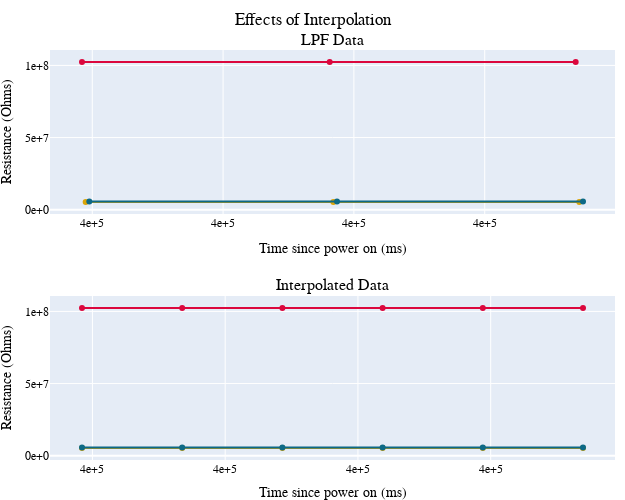

Notebook cell for this chart:
### Code cell
colors_reg = ["#DB073D", "#DBA507", "#0D6986"]
fig = make_subplots(rows=2, cols=1,
                    # shared_yaxes=True,
                    vertical_spacing=0.2,
                    subplot_titles=("LPF Data",
                                    "Interpolated Data"))
matrix = 0
sensor = 0
num_samples = 3
time_offset = 20
time_offset_end = time_offset + num_samples
starts = []
ends = []
for heater_idx in range(3):
    heater_data = sensor_data[f"mat_{matrix}"][sensor][heater_idx]
    time_arr = heater_data["Time Since PowerOn"].values[time_offset:time_offset_end]
    starts.append(time_arr[0])
    ends.append(time_arr[-1])
    fig.add_trace(go.Scatter(x=time_arr,
                             y=heater_data["Filtered"].values[time_offset:time_offset_end],
                             mode="lines+markers",
                             marker_color=colors_reg[heater_idx],
                             name=f"H.S. {heater_idx}",
                             showlegend=False,
                             legendgroup=f"H.S. {heater_idx}"),
                  row=1, col=1)

start = min(starts)
end = min(ends)
num_samples = 6
time_arr = np.linspace(start, end, num_samples)
for heater_idx in range(3):
    heater_data = sensor_data[f"mat_{matrix}"][sensor][heater_idx]
    interp_resistance = interp_funcs[f"mat_{
        matrix}"][sensor][heater_idx](time_arr)
    fig.add_trace(go.Scatter(x=time_arr,
                             y=interp_resistance,
                             mode="lines+markers",
                             marker_color=colors_reg[heater_idx],
                             name=f"H.S. {heater_idx}",
                             showlegend=False,
                             legendgroup=f"H.S. {heater_idx}"),
                  row=2, col=1)

fig.update_yaxes(title_text="Resistance (Ohms)", row=1,
                 col=1, tickformat=".0e")
fig.update_yaxes(title_text="Resistance (Ohms)", row=2,
                 col=1, tickformat=".0e")

fig.update_xaxes(title_text="Time since power on (ms)",
                 row=1, col=1, tickformat=".0e")
fig.update_xaxes(title_text="Time since power on (ms)",
                 row=2, col=1, tickformat=".0e")

fig.update_layout(height=500, width=625,
                  title_x=0.5,
                  font_family="Times New Roman",
                  font_color="black",
                  title_font_family="Times New Roman",
                  title=dict(text="Effects of Interpolation"),
                  margin=dict(t=50, r=10, b=0, l=0))
fig.write_image(f"figures/interp.svg")
fig.show()

### Figure 1 — Plotly figure (JSON) as saved in the notebook; plotly's stock layout.template omitted (floating-point values rounded to 4 significant figures)
{"data": [{"legendgroup": "H.S. 0", "marker": {"color": "#DB073D"}, "mode": "lines+markers", "name": "H.S. 0", "showlegend": false, "type": "scatter", "x": [389214, 408150, 426954], "xaxis": "x", "y": [102400000.0, 102400000.0, 102400000.0], "yaxis": "y"}, {"legendgroup": "H.S. 1", "marker": {"color": "#DBA507"}, "mode": "lines+markers", "name": "H.S. 1", "showlegend": false, "type": "scatter", "x": [389494, 408430, 427234], "xaxis": "x", "y": [5299000.0, 5323000.0, 5345000.0], "yaxis": "y"}, {"legendgroup": "H.S. 2", "marker": {"color": "#0D6986"}, "mode": "lines+markers", "name": "H.S. 2", "showlegend": false, "type": "scatter", "x": [389774, 408709, 427514], "xaxis": "x", "y": [5647000.0, 5653000.0, 5666000.0], "yaxis": "y"}, {"legendgroup": "H.S. 0", "marker": {"color": "#DB073D"}, "mode": "lines+markers", "name": "H.S. 0", "showlegend": false, "type": "scatter", "x": [389214, 396762, 404310, 411858, 419406, 426954], "xaxis": "x2", "y": [102400000.0, 102400000.0, 102400000.0, 102400000.0, 102400000.0, 102400000.0], "yaxis": "y2"}, {"legendgroup": "H.S. 1", "marker": {"color": "#DBA507"}, "mode": "lines+markers", "name": "H.S. 1", "showlegend": false, "type": "scatter", "x": [389214, 396762, 404310, 411858, 419406, 426954], "xaxis": "x2", "y": [5298000.0, 5308000.0, 5318000.0, 5327000.0, 5336000.0, 5344000.0], "yaxis": "y2"}, {"legendgroup": "H.S. 2", "marker": {"color": "#0D6986"}, "mode": "lines+markers", "name": "H.S. 2", "showlegend": false, "type": "scatter", "x": [389214, 396762, 404310, 411858, 419406, 426954], "xaxis": "x2", "y": [5647000.0, 5650000.0, 5652000.0, 5655000.0, 5660000.0, 5666000.0], "yaxis": "y2"}], "layout": {"annotations": [{"font": {"size": 16}, "showarrow": false, "text": "LPF Data", "x": 0.5, "xanchor": "center", "xref": "paper", "y": 1, "yanchor": "bottom", "yref": "paper"}, {"font": {"size": 16}, "showarrow": false, "text": "Interpolated Data", "x": 0.5, "xanchor": "center", "xref": "paper", "y": 0.4, "yanchor": "bottom", "yref": "paper"}], "font": {"color": "black", "family": "Times New Roman"}, "height": 500, "margin": {"b": 0, "l": 0, "r": 10, "t": 50}, "title": {"font": {"family": "Times New Roman"}, "text": "Effects of Interpolation", "x": 0.5}, "width": 625, "xaxis": {"anchor": "y", "domain": [0, 1], "tickformat": ".0e", "title": {"text": "Time since power on (ms)"}}, "xaxis2": {"anchor": "y2", "domain": [0, 1], "tickformat": ".0e", "title": {"text": "Time since power on (ms)"}}, "yaxis": {"anchor": "x", "domain": [0.6, 1], "tickformat": ".0e", "title": {"text": "Resistance (Ohms)"}}, "yaxis2": {"anchor": "x2", "domain": [0, 0.4], "tickformat": ".0e", "title": {"text": "Resistance (Ohms)"}}}}
